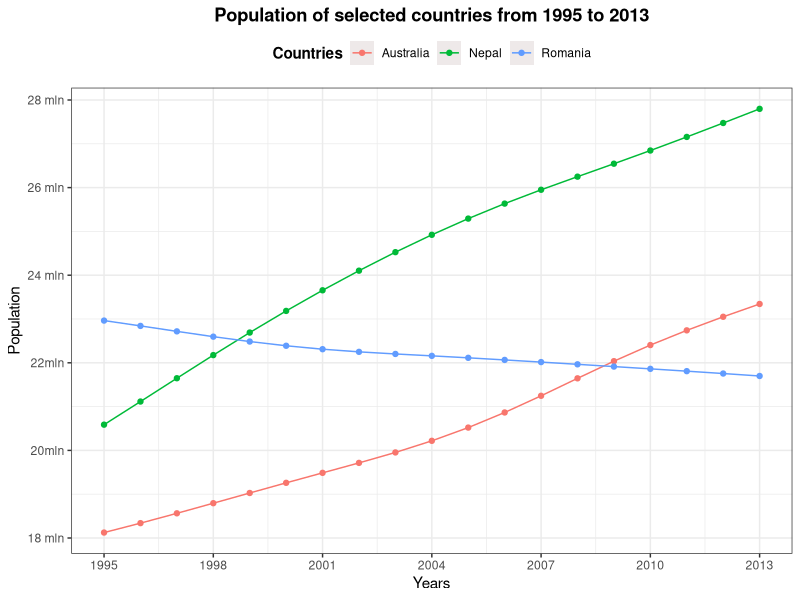
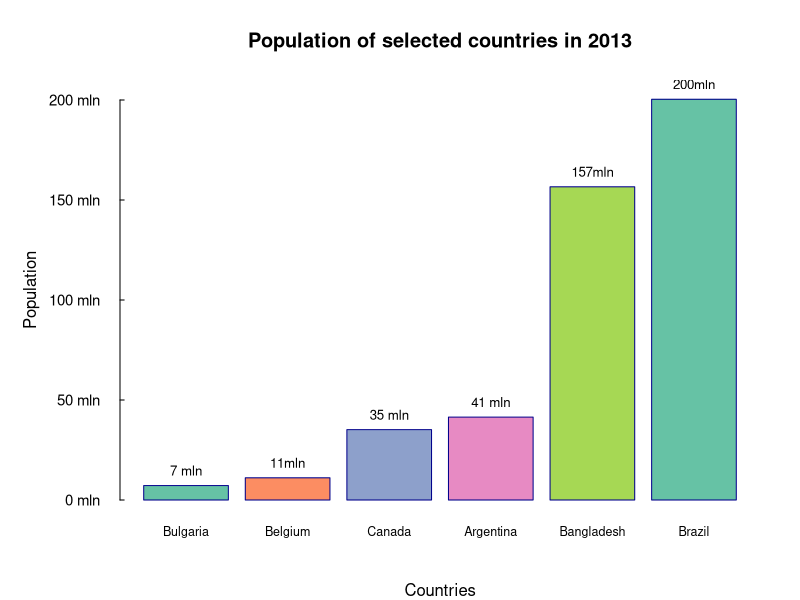
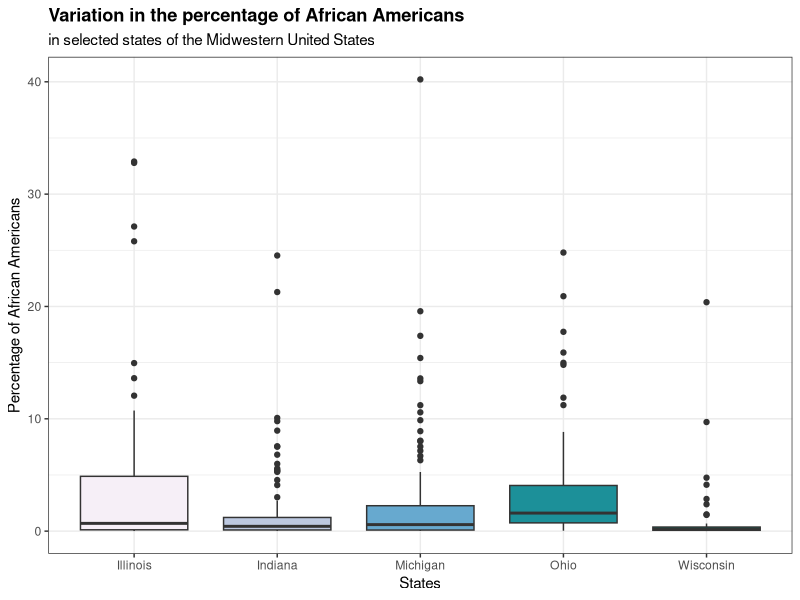
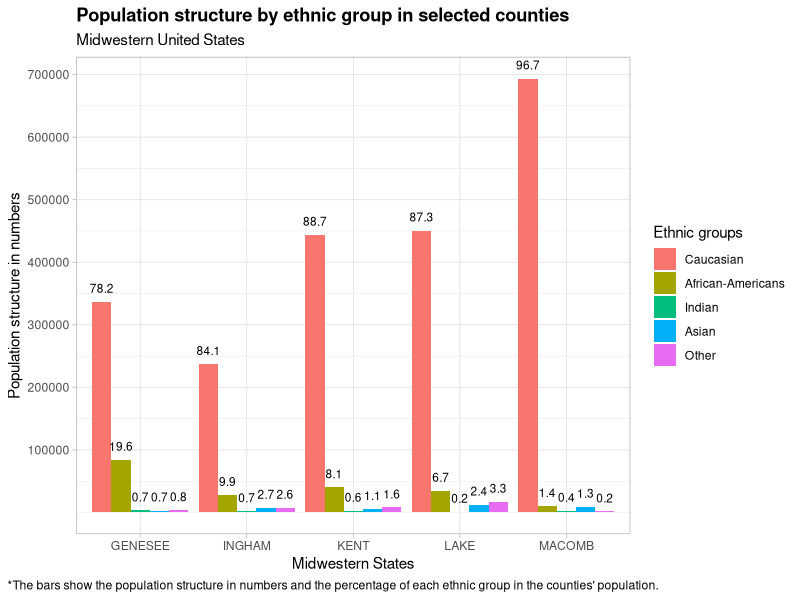
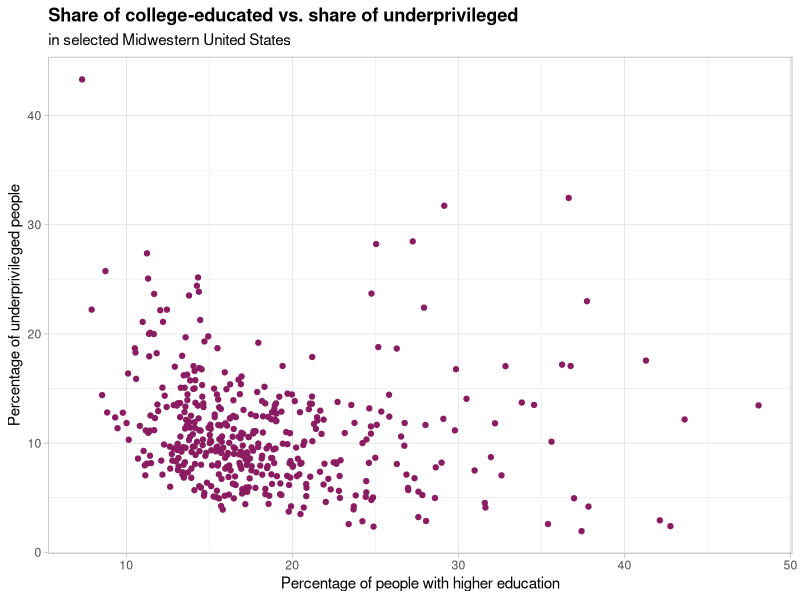
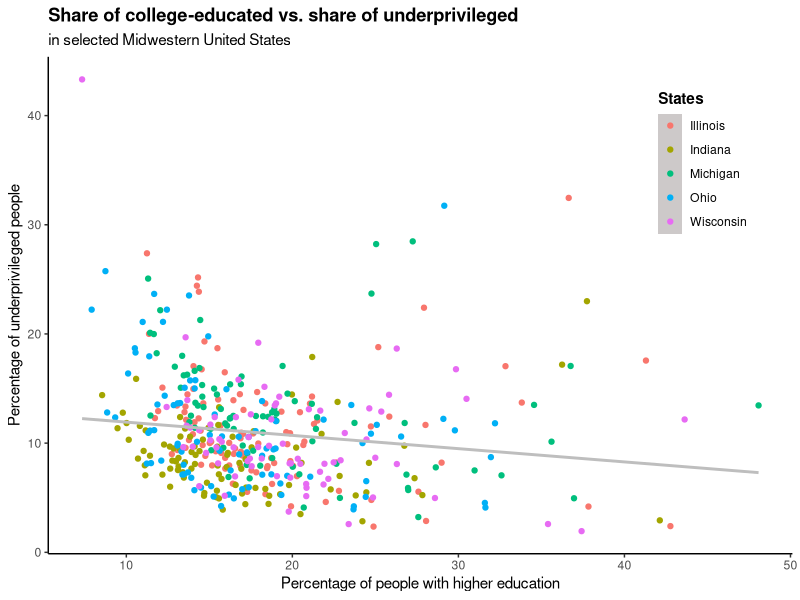

The R source for these figures, in order:
## ---- chunk 1
knitr::opts_chunk$set(echo = TRUE)
## ---- chunk 2
options(scipen = 999)
## ---- chunk 3
library(tidyr)
library(dplyr)
library(ggplot2)
library(ggrepel)
library(RColorBrewer)
library(reshape2)
library(data.table)
## ---- chunk 4
data <- tidyr::population
summary(data)
## ---- chunk 5

countries <- data %>% filter(country %in% c("Romania", "Australia", "Nepal")) 
countries$country <- as.factor(countries$country)


ggplot(countries, aes(x=year, y=population, color=country))+
    geom_line()+
    geom_point()+
    scale_x_continuous(breaks = seq(1995, 2013, by=3))+
    scale_y_continuous(breaks = c(18000000, 20000000, 22000000, 24000000, 
                                  26000000, 28000000), 
                       labels= c('18 mln', '20mln', "22mln", '24 mln', 
                                 '26 mln', '28 mln'))+
    theme_bw()+
    labs(title = "Population of selected countries from 1995 to 2013", x="Years", 
         y="Population")+ 
    scale_colour_discrete("Countries")+ 
    theme(plot.title = element_text(hjust = 0.5, face = "bold"), 
          legend.position = "top", 
          legend.title = element_text(face="bold"),
          legend.key = element_rect(colour = "transparent", fill = "snow2"))
## ---- chunk 6

countries2 <- data %>% filter(country %in% c("Canada", "Bangladesh","Argentina", "Belgium", "Brazil",  "Bulgaria"), year==2013)
countries2 <- countries2[order(countries2$population),]

coul <- brewer.pal(5, "Set2")
par(bg="white")
par(mar = c(5, 6, 4, 2), mgp=c(4, 1, 0), las=1)
xx <- barplot(countries2$population, names.arg=countries2$country, xlab='Countries',
              ylab= 'Population', main='Population of selected countries in 2013', 
              col=coul, col.axis="black", ylim = c(0,210000000), 
              cex.axis=1, cex.names=0.75, col.lab="black", 
              border = "dark blue", axes=FALSE, col.main="black")
text(x = xx, y = countries2$population, label = c('7 mln', '11mln', '35 mln', 
                                                  '41 mln', '157mln', '200mln'),
    pos = 3, cex = 0.8, col = "black")
axis(side=2,at=c(0, 50000000, 100000000, 150000000, 200000000),labels=c("0 mln",
    "50 mln","100 mln", '150 mln', '200 mln'), tck=.01, cex.axis=0.9, srt=45, 
    col.axis='black', col = "black", las=2)
## ---- chunk 7
data <- ggplot2::midwest
data$state <- as.factor(data$state)
levels(data$state) <-c("Illinois", "Indiana", "Michigan", "Ohio", "Wisconsin")

ggplot(data, aes(x=state, y=percblack, fill=state))+
  geom_boxplot()+
  theme_bw()+
  labs(title="Variation in the percentage of African Americans", 
       subtitle = "in selected states of the Midwestern United States") + 
  xlab("States") + 
  ylab("Percentage of African Americans")+
  theme(legend.position = "none", 
        plot.title = element_text(face = "bold"))+
        scale_fill_brewer(palette="PuBuGn")
## ---- chunk 8
data <- ggplot2::midwest
data5<- data %>% select("county", "popwhite", "popblack", "popamerindian", 
                        "popasian", 
                        "popother")  %>% filter(county %in% c("LAKE", "GENESEE", 
                                                              "INGHAM", "KENT", 
                                                              "MACOMB")) 
data5 <- data5[-c(2,6,8), ]
long5 <- melt(setDT(data5), id.vars = c("county"), variable.name="race", 
              value.name = "value_by_race")
data_add <- data %>% select("county", "percwhite", "percblack", "percamerindan",
                            "percasian", 
                        "percother")  %>% filter(county %in% c("LAKE","GENESEE",
                                                               "INGHAM", "KENT", 
                                                               "MACOMB")) 
data_add <- data_add[-c(2,6,8), ]
long_add <- melt(setDT(data_add), id.vars = c("county"), variable.name="race", 
                 value.name = "perc_by_race") 
df <- cbind(long5, long_add)
df <- df[, -c(4,5)]
options(scipen = 999)

ggplot(data = df, aes(x = county, y = value_by_race, fill = race)) +
  geom_histogram(stat = "identity", position = "dodge") +
  labs(title = "Population structure by ethnic group in selected counties", 
      subtitle="Midwestern United States", 
      caption = "*The bars show the population structure in numbers and the percentage of each ethnic group in the counties' population.") +
  xlab("Midwestern States") + ylab("Population structure in numbers") +
  geom_text(aes(label = round(perc_by_race, 1 )),size = 3, vjust = -1, 
            colour = "black", position = position_dodge(0.9)) +
  theme_light()+
  theme(plot.caption.position = "plot",
        plot.caption = element_text(hjust = 0), 
        plot.title =element_text(face = "bold"))+
  scale_y_continuous(breaks = c(100000, 200000, 300000, 400000, 500000, 
                                600000, 700000))+ 
  scale_fill_discrete(name="Ethnic groups", labels=c("Caucasian", 
                                                      "African-Americans", 
                                                      "Indian", "Asian", 
                                                      "Other"))
## ---- chunk 9
data <- ggplot2::midwest

basic <- ggplot(data, aes(y = percadultpoverty, x = percollege))+ 
        geom_point(color="maroon4")+
  labs(title="Share of college-educated vs. share of underprivileged", subtitle = "in selected Midwestern United States") + 
  xlab("Percentage of people with higher education") + 
  ylab("Percentage of underprivileged people")+
  theme_light()+
  theme(plot.title = element_text(face = "bold"))
 
basic
## ---- chunk 10
advance <- ggplot(data, aes(y = percadultpoverty, x = percollege))+
  geom_point((aes(color = state)))+
  labs(title="Share of college-educated vs. share of underprivileged", subtitle = "in selected Midwestern United States") + 
  xlab("Percentage of people with higher education") + 
  ylab("Percentage of underprivileged people")+
  geom_smooth(method="lm", se=FALSE, color="grey")+
  scale_color_discrete(name="States", labels=c("Illinois", "Indiana", "Michigan", "Ohio", "Wisconsin"))+
  theme_classic()+
  theme(plot.title = element_text(face = "bold"), 
        legend.position = c(.95, .95),
        legend.justification = c("right", "top"),
        legend.box.just = "right",
        legend.margin = margin(6, 6, 6, 6),
        legend.title = element_text(face = "bold"),
        legend.key = element_rect(colour = "transparent", fill = "snow3"))

advance
